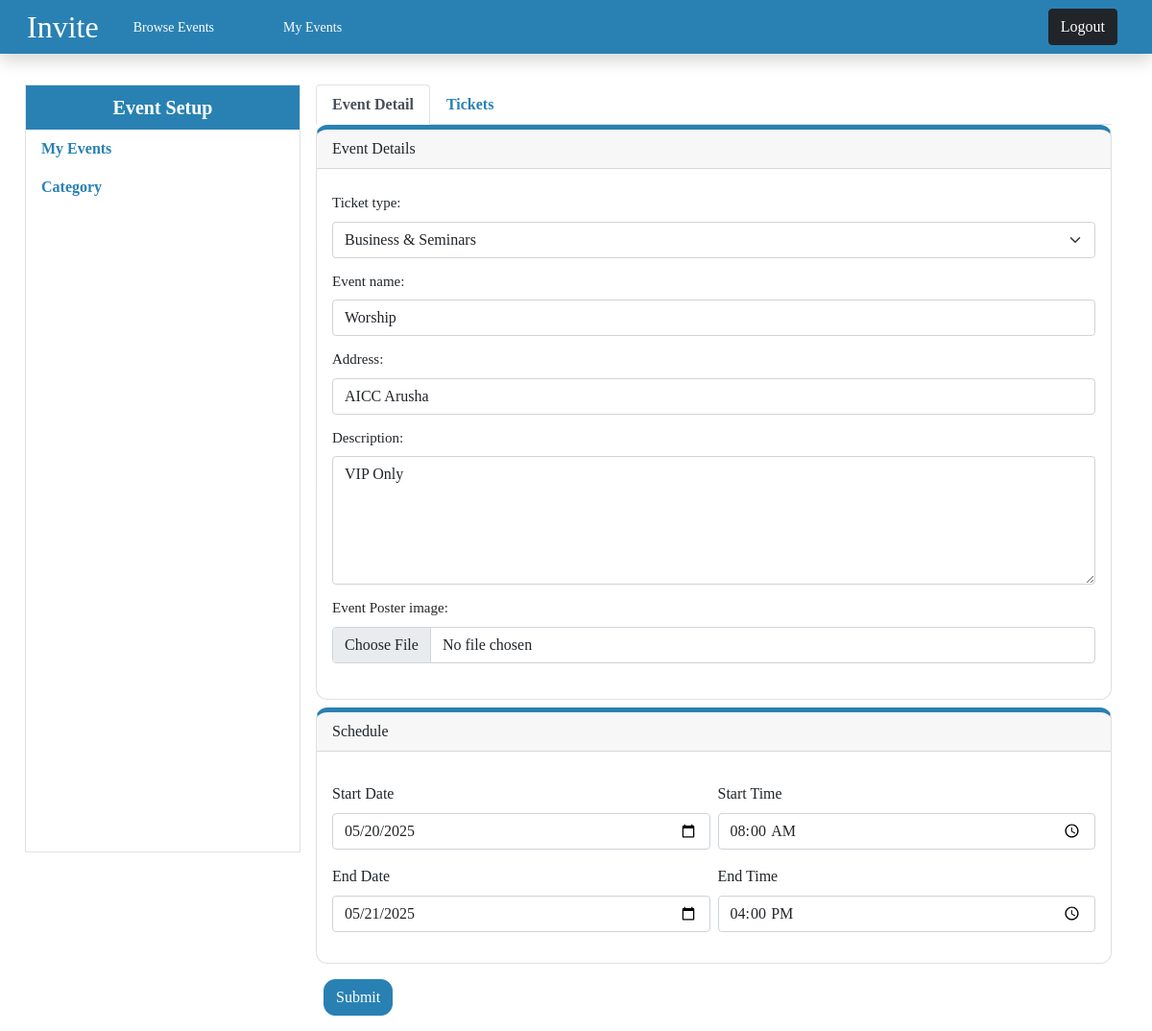
Page /event/1/update (signed in) on the committed database.
### events/models.py (models this page shows, shortened)
class Events(models.Model):
    user = models.ForeignKey(User, on_delete=models.CASCADE, null=True)
    event_name = models.CharField(max_length=100)
    location = models.CharField(max_length=100)
    category = models.ForeignKey(EventCategory, on_delete=models.SET_NULL, null=True, blank=True)
    desc = models.CharField(max_length=255, null=True, blank=True)
    poster = models.ImageField(null=True, blank=True, upload_to="posters/")
    is_published = models.BooleanField(default=False)
    class Status(models.TextChoices):
        ACTIVE = "active"
        EXPIRED = "expired"
    status = models.CharField(max_length=8, choices=Status, default="active")
    created_at = models.DateTimeField(auto_now_add=True)

class Schedule(models.Model):
    event = models.ForeignKey(Events, on_delete=models.CASCADE)
    start_date = models.DateField()
    start_time = models.TimeField()
    end_date = models.DateField()
    end_time = models.TimeField()
    created_at = models.DateTimeField(auto_now_add=True)

### events/decorators.py (the view)
        def wrapper_func(request, *args, **kwargs):
            group = None
            if request.user.groups.exists():
                group = request.user.groups.all()[0].name
            if group in allowed_roles:
                return view_func(request, *args, **kwargs)
            else:
                return HttpResponse("You are not authorized to view this page.")

### events/forms.py
class EventForm(forms.ModelForm):
    class Meta:
        model = Events
        fields = ('category','event_name','location','desc','poster')
        labels = {
            'category':'Ticket type',
            'event_name':'Event name',
            'location':'Address',
            'desc':'Description',
            'poster':'Event Poster image',
        }
        widgets = {
            'category': forms.Select(attrs={'class':'form-select my-2'}),
            'event_name': forms.TextInput(attrs={'placeholder':'', 'class':'form-control my-2'}),
            'location': forms.TextInput(attrs={'placeholder':'eg. Arusha Confrence Center', 'class':'form-control my-2'}),
            'desc': forms.Textarea(attrs={'class':'form-control my-2', 'rows':'5'}),
            'poster': forms.FileInput(attrs={'class':'form-control my-2'})
        }

class ScheduleForm(forms.ModelForm):
    class Meta:
        model = Schedule
        fields = ('start_date','start_time','end_date','end_time')
        labels = {
            'start_date':'Start Date',
            'start_time':'Start Time',
            'end_date':'End Date',
            'end_time':'End Time',
        }
        widgets = {
            'start_date': forms.DateInput(attrs={'class':'dateinput form-control my-2', 'type': 'date'} ),
            'start_time': forms.TimeInput(attrs={'class':'form-control my-2', 'type': 'time'}),
            'end_date': forms.DateInput(attrs={'class':'form-control my-2', 'type': 'date'} ),
            'end_time': forms.TimeInput(attrs={'class':'timeinput form-control my-2', 'type': 'time'}),
        }

### events/models.py (called while the page is built)
    def __str__(self):
        return self.name

### events/templates/eventsApp/settings/event_update.html (shortened to what this page needs)
{% extends "eventsApp/settings/layout.html" %}
{% block account %}
<ul class="nav nav-tabs">
  <li class="nav-item">
    <a class="nav-link active" aria-current="page" href="{% url 'update_event' event_id=event %}">Event Detail</a>
  </li>
  <li class="nav-item">
    <a class="nav-link" href="{% url 'ticket_list' event_id=event %}">Tickets</a>
  </li>
</ul>
<form method="post" class="w-100" enctype="multipart/form-data">
  <div class="card mb-2">
    <div class="card-header">Event Details</div>
    <div class="card-body row d-flex justify-content-around my-2">
      {{ event_form.as_p }}
    </div>
  </div>
  <div class="card mb-2">
    <div class="card-header">Schedule</div>
    <div class="card-body row g-2 my-2">
      <div class="col-sm-6">
        {{ schedule_form.start_date.label }}
        {{ schedule_form.start_date }}
      </div>
      <div class="col-sm-6">
        {{ schedule_form.start_time.label }}
        {{ schedule_form.start_time }}
      </div>
      <div class="col-sm-6">
        {{ schedule_form.end_date.label }}
        {{ schedule_form.end_date }}
      </div>
      <div class="col-sm-6">
        {{ schedule_form.end_time.label }}
        {{ schedule_form.end_time }}
      </div>
    </div>
  </div>
  <div class="d-flex justify-content-start">
    <button class="btn btn-primary m-2" type="submit">Submit</button>
  </div>
</form>
{% endblock %}

### events/static/css/style.css (style rules this page uses)
:root { --primary: #2981B3; --outline-primary: #2981B3; --hover-primary: #194F6E; --secondary: #194F6E; --calendar: #FC0000; --divider: #707070; --white: #fff; --gray: #efefef; --color-1: #194F6E; --color-2: #117554; --color-3: #3C3D37; --color-4: #FF6600; --color-5: #EDE8F5; }
html { scroll-behavior: smooth; overflow-x: hidden; }
body { font-family: Cambria, Cochin, Georgia, Times, 'Times New Roman', serif; padding: 0; }
main .card { border-top: 5px solid #2981B3; border-radius: 12px; }
main .btn { box-shadow: none; border-radius: 12px; }
main .btn-primary, main .bg-primary { border: 1px solid var(--outline-primary); background: var(--primary); }
main p { font-size: 15px; margin: 5px 0px; }
main a, main .nav-link, main p a { text-decoration: none; color: var(--primary); font-weight: 600; }

### rows in the picture
Events: category "Business & Seminars", event_name "Worship", location "AICC Arusha", desc "VIP Only"
Schedule: start_date "05/20/2025", start_time "08:00:00", end_date "05/21/2025", end_time "16:00:00"

### other values in the picture
{{ schedule_form.start_date.label }} "Start Date"
{{ schedule_form.start_time.label }} "Start Time"
{{ schedule_form.end_date.label }} "End Date"
{{ schedule_form.end_time.label }} "End Time"
